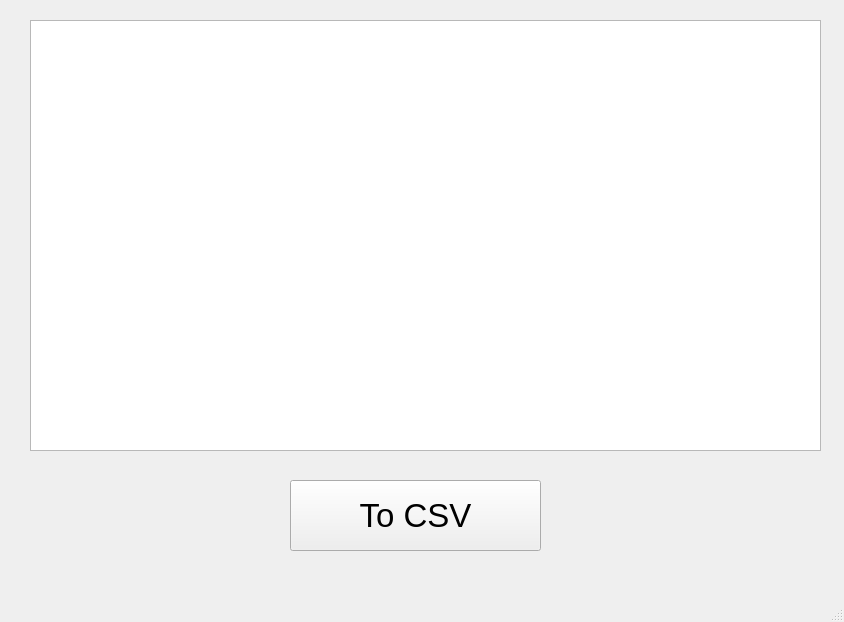
<?xml version="1.0" encoding="UTF-8"?>
<ui version="4.0">
 <class>MainWindow</class>
 <widget class="QMainWindow" name="MainWindow">
  <property name="geometry">
   <rect>
    <x>0</x>
    <y>0</y>
    <width>844</width>
    <height>622</height>
   </rect>
  </property>
  <property name="windowTitle">
   <string>MainWindow</string>
  </property>
  <widget class="QWidget" name="centralwidget">
   <widget class="QTableView" name="table">
    <property name="geometry">
     <rect>
      <x>30</x>
      <y>20</y>
      <width>791</width>
      <height>431</height>
     </rect>
    </property>
   </widget>
   <widget class="QPushButton" name="to_csv">
    <property name="geometry">
     <rect>
      <x>290</x>
      <y>480</y>
      <width>251</width>
      <height>71</height>
     </rect>
    </property>
    <property name="font">
     <font>
      <pointsize>25</pointsize>
     </font>
    </property>
    <property name="text">
     <string>To CSV</string>
    </property>
   </widget>
  </widget>
  <widget class="QMenuBar" name="menubar">
   <property name="geometry">
    <rect>
     <x>0</x>
     <y>0</y>
     <width>844</width>
     <height>26</height>
    </rect>
   </property>
  </widget>
  <widget class="QStatusBar" name="statusbar"/>
 </widget>
 <resources/>
 <connections/>
</ui>
